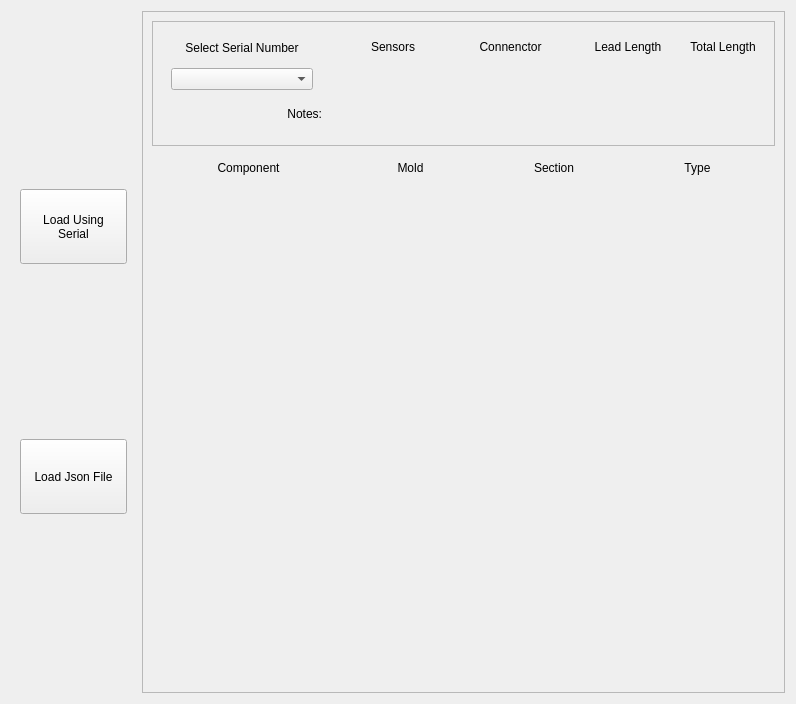
<?xml version="1.0" encoding="UTF-8"?>
<ui version="4.0">
 <class>details_ta</class>
 <widget class="QWidget" name="details_ta">
  <property name="geometry">
   <rect>
    <x>0</x>
    <y>0</y>
    <width>796</width>
    <height>704</height>
   </rect>
  </property>
  <layout class="QGridLayout" name="gridLayout_4">
   <item row="0" column="1">
    <widget class="QScrollArea" name="scrollArea">
     <property name="widgetResizable">
      <bool>true</bool>
     </property>
     <widget class="QWidget" name="scrollAreaWidgetContents">
      <property name="geometry">
       <rect>
        <x>0</x>
        <y>0</y>
        <width>645</width>
        <height>684</height>
       </rect>
      </property>
      <layout class="QGridLayout" name="gridLayout_10">
       <item row="1" column="0">
        <widget class="QWidget" name="widget_3" native="true">
         <layout class="QGridLayout" name="gridLayout_2">
          <item row="0" column="4">
           <widget class="QLabel" name="type_label">
            <property name="text">
             <string>Type</string>
            </property>
            <property name="alignment">
             <set>Qt::AlignHCenter|Qt::AlignTop</set>
            </property>
           </widget>
          </item>
          <item row="0" column="3">
           <widget class="QLabel" name="section_label">
            <property name="minimumSize">
             <size>
              <width>75</width>
              <height>0</height>
             </size>
            </property>
            <property name="text">
             <string>Section</string>
            </property>
            <property name="alignment">
             <set>Qt::AlignHCenter|Qt::AlignTop</set>
            </property>
           </widget>
          </item>
          <item row="0" column="0">
           <widget class="QLabel" name="component_label">
            <property name="sizePolicy">
             <sizepolicy hsizetype="Preferred" vsizetype="Maximum">
              <horstretch>0</horstretch>
              <verstretch>0</verstretch>
             </sizepolicy>
            </property>
            <property name="minimumSize">
             <size>
              <width>175</width>
              <height>25</height>
             </size>
            </property>
            <property name="text">
             <string>Component</string>
            </property>
            <property name="alignment">
             <set>Qt::AlignHCenter|Qt::AlignTop</set>
            </property>
           </widget>
          </item>
          <item row="0" column="1">
           <widget class="QLabel" name="mold_label">
            <property name="minimumSize">
             <size>
              <width>100</width>
              <height>0</height>
             </size>
            </property>
            <property name="text">
             <string>Mold</string>
            </property>
            <property name="alignment">
             <set>Qt::AlignHCenter|Qt::AlignTop</set>
            </property>
           </widget>
          </item>
          <item row="1" column="0">
           <widget class="QLabel" name="component_text">
            <property name="text">
             <string/>
            </property>
            <property name="alignment">
             <set>Qt::AlignHCenter|Qt::AlignTop</set>
            </property>
           </widget>
          </item>
          <item row="1" column="1">
           <widget class="QLabel" name="mold_text">
            <property name="text">
             <string/>
            </property>
            <property name="alignment">
             <set>Qt::AlignHCenter|Qt::AlignTop</set>
            </property>
           </widget>
          </item>
          <item row="1" column="3">
           <widget class="QLabel" name="section_text">
            <property name="text">
             <string/>
            </property>
            <property name="alignment">
             <set>Qt::AlignHCenter|Qt::AlignTop</set>
            </property>
           </widget>
          </item>
          <item row="1" column="4">
           <widget class="QLabel" name="type_text">
            <property name="text">
             <string/>
            </property>
            <property name="alignment">
             <set>Qt::AlignHCenter|Qt::AlignTop</set>
            </property>
           </widget>
          </item>
         </layout>
        </widget>
       </item>
       <item row="0" column="0">
        <widget class="QScrollArea" name="cableInfo_scrollArea">
         <property name="sizePolicy">
          <sizepolicy hsizetype="Expanding" vsizetype="Maximum">
           <horstretch>0</horstretch>
           <verstretch>0</verstretch>
          </sizepolicy>
         </property>
         <property name="minimumSize">
          <size>
           <width>0</width>
           <height>125</height>
          </size>
         </property>
         <property name="widgetResizable">
          <bool>true</bool>
         </property>
         <widget class="QWidget" name="scrollAreaWidgetContents_2">
          <property name="geometry">
           <rect>
            <x>0</x>
            <y>0</y>
            <width>625</width>
            <height>123</height>
           </rect>
          </property>
          <layout class="QGridLayout" name="gridLayout">
           <item row="2" column="0">
            <widget class="QLabel" name="note_label">
             <property name="text">
              <string>Notes:</string>
             </property>
             <property name="alignment">
              <set>Qt::AlignRight|Qt::AlignTop|Qt::AlignTrailing</set>
             </property>
            </widget>
           </item>
           <item row="0" column="0" rowspan="2">
            <widget class="QWidget" name="widget_2" native="true">
             <property name="sizePolicy">
              <sizepolicy hsizetype="Maximum" vsizetype="Maximum">
               <horstretch>0</horstretch>
               <verstretch>0</verstretch>
              </sizepolicy>
             </property>
             <property name="minimumSize">
              <size>
               <width>160</width>
               <height>70</height>
              </size>
             </property>
             <layout class="QVBoxLayout" name="verticalLayout">
              <item>
               <widget class="QLabel" name="static_label">
                <property name="sizePolicy">
                 <sizepolicy hsizetype="Preferred" vsizetype="Maximum">
                  <horstretch>0</horstretch>
                  <verstretch>0</verstretch>
                 </sizepolicy>
                </property>
                <property name="minimumSize">
                 <size>
                  <width>0</width>
                  <height>20</height>
                 </size>
                </property>
                <property name="text">
                 <string>Select Serial Number</string>
                </property>
                <property name="alignment">
                 <set>Qt::AlignHCenter|Qt::AlignTop</set>
                </property>
               </widget>
              </item>
              <item>
               <widget class="QComboBox" name="serial_comboBox">
                <property name="minimumSize">
                 <size>
                  <width>0</width>
                  <height>0</height>
                 </size>
                </property>
               </widget>
              </item>
             </layout>
            </widget>
           </item>
           <item row="2" column="1" colspan="5">
            <widget class="QLabel" name="note_text">
             <property name="text">
              <string/>
             </property>
             <property name="alignment">
              <set>Qt::AlignLeading|Qt::AlignLeft|Qt::AlignTop</set>
             </property>
            </widget>
           </item>
           <item row="0" column="1" rowspan="2" colspan="5">
            <widget class="QWidget" name="widget_4" native="true">
             <property name="sizePolicy">
              <sizepolicy hsizetype="Preferred" vsizetype="Preferred">
               <horstretch>0</horstretch>
               <verstretch>0</verstretch>
              </sizepolicy>
             </property>
             <property name="minimumSize">
              <size>
               <width>0</width>
               <height>0</height>
              </size>
             </property>
             <layout class="QGridLayout" name="gridLayout_3">
              <item row="0" column="3">
               <widget class="QLabel" name="lead_label">
                <property name="text">
                 <string>Lead Length</string>
                </property>
                <property name="alignment">
                 <set>Qt::AlignHCenter|Qt::AlignTop</set>
                </property>
               </widget>
              </item>
              <item row="0" column="4">
               <widget class="QLabel" name="total_length_label">
                <property name="sizePolicy">
                 <sizepolicy hsizetype="Maximum" vsizetype="Preferred">
                  <horstretch>0</horstretch>
                  <verstretch>0</verstretch>
                 </sizepolicy>
                </property>
                <property name="minimumSize">
                 <size>
                  <width>0</width>
                  <height>0</height>
                 </size>
                </property>
                <property name="text">
                 <string>Total Length</string>
                </property>
                <property name="alignment">
                 <set>Qt::AlignHCenter|Qt::AlignTop</set>
                </property>
               </widget>
              </item>
              <item row="0" column="0">
               <widget class="QLabel" name="sensor_num_label">
                <property name="minimumSize">
                 <size>
                  <width>75</width>
                  <height>0</height>
                 </size>
                </property>
                <property name="text">
                 <string>Sensors</string>
                </property>
                <property name="alignment">
                 <set>Qt::AlignHCenter|Qt::AlignTop</set>
                </property>
               </widget>
              </item>
              <item row="0" column="2">
               <widget class="QLabel" name="connector_label">
                <property name="minimumSize">
                 <size>
                  <width>100</width>
                  <height>0</height>
                 </size>
                </property>
                <property name="text">
                 <string>Connenctor</string>
                </property>
                <property name="alignment">
                 <set>Qt::AlignHCenter|Qt::AlignTop</set>
                </property>
               </widget>
              </item>
              <item row="1" column="0">
               <widget class="QLabel" name="sensor_num_text">
                <property name="text">
                 <string/>
                </property>
                <property name="alignment">
                 <set>Qt::AlignHCenter|Qt::AlignTop</set>
                </property>
               </widget>
              </item>
              <item row="1" column="4">
               <widget class="QLabel" name="total_length_text">
                <property name="text">
                 <string/>
                </property>
                <property name="alignment">
                 <set>Qt::AlignHCenter|Qt::AlignTop</set>
                </property>
               </widget>
              </item>
              <item row="1" column="3">
               <widget class="QLabel" name="lead_text">
                <property name="text">
                 <string/>
                </property>
                <property name="alignment">
                 <set>Qt::AlignHCenter|Qt::AlignTop</set>
                </property>
               </widget>
              </item>
              <item row="1" column="2">
               <widget class="QLabel" name="connector_text">
                <property name="text">
                 <string/>
                </property>
                <property name="alignment">
                 <set>Qt::AlignHCenter|Qt::AlignTop</set>
                </property>
               </widget>
              </item>
             </layout>
            </widget>
           </item>
          </layout>
         </widget>
        </widget>
       </item>
      </layout>
     </widget>
    </widget>
   </item>
   <item row="0" column="0">
    <widget class="QWidget" name="widget" native="true">
     <property name="minimumSize">
      <size>
       <width>125</width>
       <height>0</height>
      </size>
     </property>
     <layout class="QVBoxLayout" name="verticalLayout_2">
      <item>
       <widget class="QPushButton" name="get_by_serial_btn">
        <property name="minimumSize">
         <size>
          <width>0</width>
          <height>75</height>
         </size>
        </property>
        <property name="text">
         <string>Load Using
Serial</string>
        </property>
       </widget>
      </item>
      <item>
       <widget class="QPushButton" name="load_json_btn">
        <property name="minimumSize">
         <size>
          <width>0</width>
          <height>75</height>
         </size>
        </property>
        <property name="text">
         <string>Load Json File</string>
        </property>
       </widget>
      </item>
     </layout>
    </widget>
   </item>
  </layout>
 </widget>
 <resources/>
 <connections/>
</ui>
